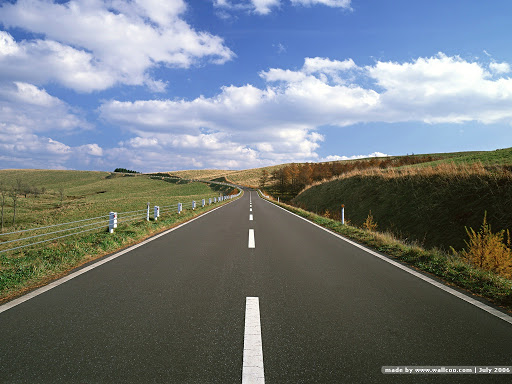
#> input picture hw3/origin/road4.jpeg, 512 x 384 px
$ python hw3.py
#> lines starting #> are read from the running program, lines starting #| are printed output that depends on the picture; after the words box and inside, x2 and y2 are one past the last pixel; in counts of white or black regions, pixels touching at a corner belong together
import cv2
import numpy as np

def toGray(image):
    return cv2.cvtColor(image, cv2.COLOR_BGR2GRAY)

def thresholding(image, thresholdValue, maxValue, thresholdType):
    return cv2.threshold(image, thresholdValue, maxValue, thresholdType)[1]

def gaussianBlur(image, kernelSize):
    return cv2.GaussianBlur(image, (kernelSize, kernelSize), 0)

def canny(image, kernelSize, minThreshold, maxThreshold):
    return cv2.Canny(image, minThreshold, maxThreshold)

def dilate(image, kernelSize, iterations):
    morph_kernel = cv2.getStructuringElement(cv2.MORPH_RECT, (kernelSize, kernelSize))
    return cv2.dilate(image, morph_kernel, iterations=iterations)

folder = "origin/"
road = folder + "road4"
src = cv2.imread(road +'.jpeg')
#> src is the input picture: shape (384, 512, 3); mean B, G, R 126.5, 122.2, 114.7
src = gaussianBlur(src, 3)
graySrc = toGray(src)
#> in toGray, `return cv2.cvtColor(image, cv2.COLOR_BGR2GRAY)`:
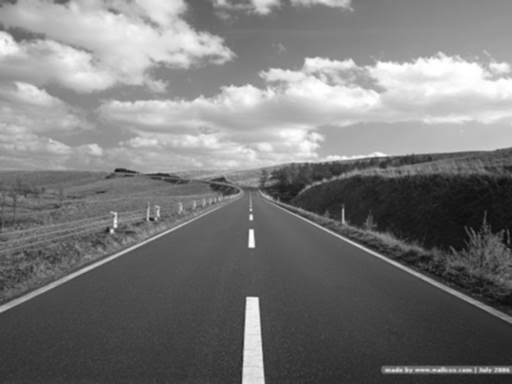
#> returned value: shape (384, 512); min 13, max 255, mean 120.5
rows,cols  =  src.shape[:2]
#> rows = 384; cols = 512
kernel = np.array( [[1, 2, 4],
					[128, 0, 8],
					[64, 32, 16]])

# [13 lines of commented-out code are left out]

aveList, stdDevList = cv2.meanStdDev(graySrc)
#> aveList = [120.5]; stdDevList = [60.79]
ave = aveList[0][0]
#> ave = 120.5
stdDev = stdDevList[0][0]
#> stdDev = 60.79
o1 = np.where((graySrc < ave - stdDev), 255, 0).astype(np.uint8)
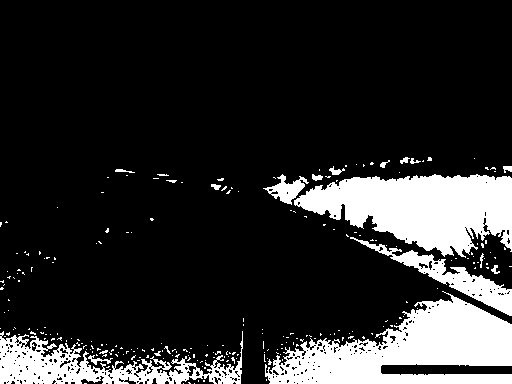
#> o1: shape (384, 512); 17.1% white; 247 white regions (228 under 20 px), largest, box (x1, y1, x2, y2) and area: (265, 291, 512, 384) 12263, (294, 174, 512, 258) 11508, (0, 331, 243, 384) 5320
o2 = np.where((graySrc > ave - stdDev) & (graySrc < ave), 255, 0).astype(np.uint8)
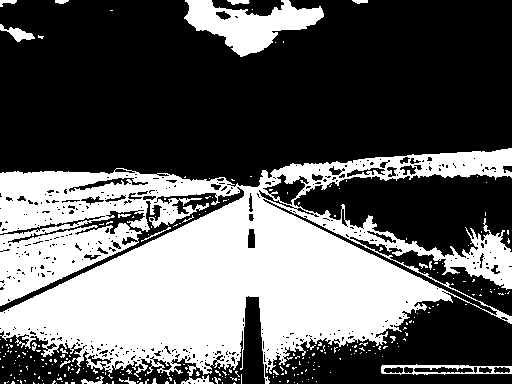
#> o2: shape (384, 512); 37.6% white; 270 white regions (250 under 20 px), largest, box (x1, y1, x2, y2) and area: (0, 148, 512, 384) 67311, (184, 0, 324, 57) 3908, (381, 364, 512, 375) 633
o3 = np.where((graySrc > ave) & (graySrc < ave + stdDev), 255, 0).astype(np.uint8)
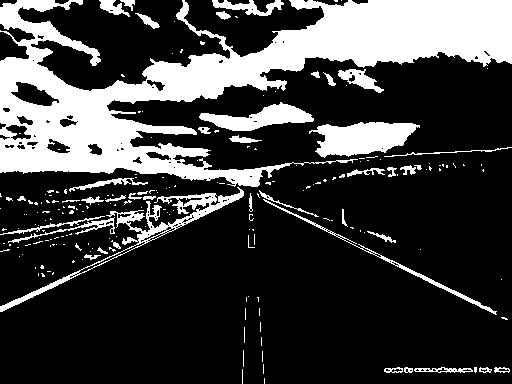
#> o3: shape (384, 512); 24.4% white; 209 white regions (167 under 20 px), largest, box (x1, y1, x2, y2) and area: (0, 0, 512, 187) 35401, (309, 122, 420, 158) 2591, (0, 187, 244, 312) 2430
o4 = np.where((graySrc > ave + stdDev), 255, 0).astype(np.uint8)
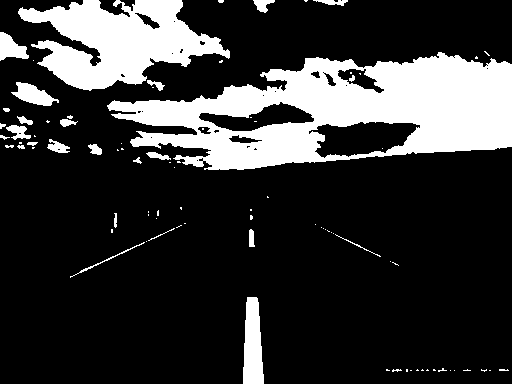
#> o4: shape (384, 512); 21% white; 87 white regions (60 under 20 px), largest, box (x1, y1, x2, y2) and area: (107, 52, 512, 170) 26152, (18, 0, 230, 91) 10617, (243, 297, 264, 384) 1432

result = np.zeros((rows,cols, 3),np.uint8)
result[o1 == 255] = (255, 0, 0)
result[o2 == 255] = (0, 255, 0)
result[o3 == 255] = (0, 0, 255)
result[o4 == 255] = (255, 255, 0)

cv2.imshow("o1", o1)
cv2.imshow("o2", o2)
cv2.imshow("o3", o3)
cv2.imshow("o4", o4)
cv2.imshow("result", result)
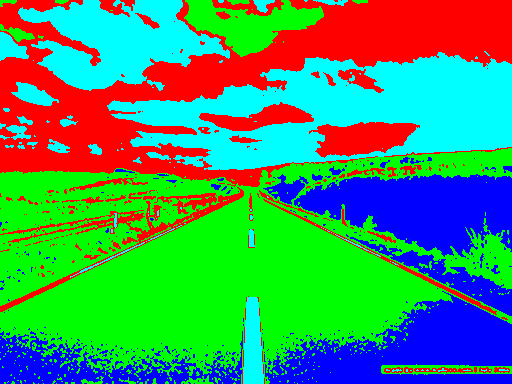
#> window 'result': shape (384, 512, 3); mean B, G, R 97.1, 149.3, 62.1
cv2.waitKey(0)

$ run again, with hw3/origin/road3.jpeg copied over hw3/origin/road4.jpeg
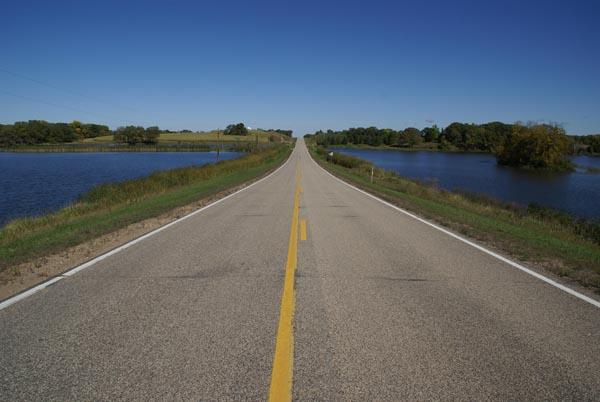
#> input picture hw3/origin/road3.jpeg, 600 x 402 px
#> src is the input picture: shape (402, 600, 3); mean B, G, R 109.9, 101, 92.3
#> aveList = [99.46]; stdDevList = [29.72]
#> ave = 99.46
#> stdDev = 29.72
#> `o1 = np.where((graySrc < ave - stdDev), 255, 0).astype(np.uint8)`:
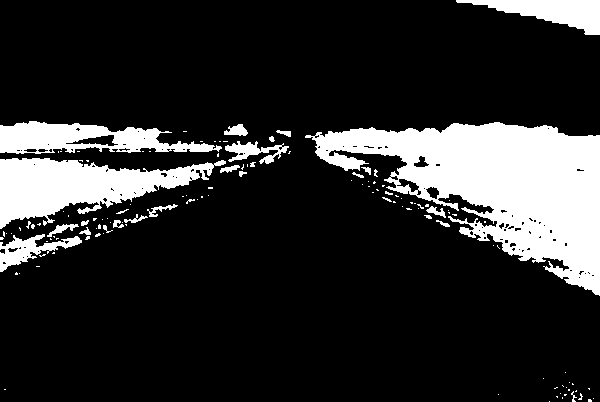
#> o1: shape (402, 600); 17.5% white; 128 white regions (101 under 20 px), largest, box (x1, y1, x2, y2) and area: (305, 122, 600, 296) 24171, (0, 158, 226, 229) 7916, (0, 121, 222, 154) 4106
#> o2: shape (402, 600); 27.2% white; 617 white regions (559 under 20 px), largest, box (x1, y1, x2, y2) and area: (0, 0, 600, 92) 30078, (0, 124, 297, 288) 11919, (452, 278, 600, 402) 9716
#> o3: shape (402, 600); 40.6% white; 357 white regions (328 under 20 px), largest, box (x1, y1, x2, y2) and area: (0, 198, 290, 402) 35506, (290, 205, 577, 402) 30422, (0, 40, 600, 136) 26005
#> o4: shape (402, 600); 14.8% white; 222 white regions (216 under 20 px), largest, box (x1, y1, x2, y2) and area: (0, 83, 600, 402) 34728, (345, 286, 358, 298) 51, (203, 222, 215, 236) 48, (300, 277, 312, 283) 26, (352, 299, 358, 305) 21, (313, 284, 318, 290) 20
#> `cv2.imshow("result", result)`:
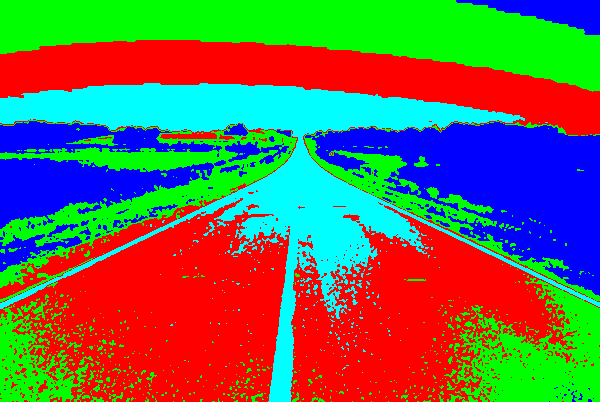
#> window 'result': shape (402, 600, 3); mean B, G, R 82.2, 107.1, 103.4

$ run again, with hw3/origin/road5.jpeg copied over hw3/origin/road4.jpeg
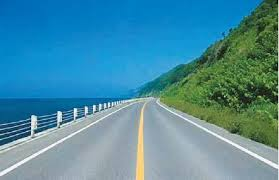
#> input picture hw3/origin/road5.jpeg, 279 x 180 px
#> src is the input picture: shape (180, 279, 3); mean B, G, R 160.1, 140.5, 75.5
#> aveList = [123.2]; stdDevList = [36.5]
#> ave = 123.2
#> stdDev = 36.5
#> `o1 = np.where((graySrc < ave - stdDev), 255, 0).astype(np.uint8)`:
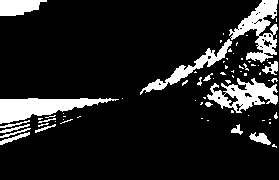
#> o1: shape (180, 279); 13% white; 70 white regions (53 under 20 px), largest, box (x1, y1, x2, y2) and area: (0, 98, 119, 124) 1533, (229, 0, 278, 63) 1297, (207, 78, 278, 113) 1203
#> o2: shape (180, 279); 47% white; 52 white regions (45 under 20 px), largest, box (x1, y1, x2, y2) and area: (0, 0, 279, 149) 22747, (60, 100, 115, 125) 258, (0, 117, 31, 136) 186
#> o3: shape (180, 279); 18.2% white; 135 white regions (122 under 20 px), largest, box (x1, y1, x2, y2) and area: (60, 48, 206, 92) 2907, (0, 103, 144, 180) 2888, (145, 101, 277, 180) 2217
#> o4: shape (180, 279); 21.8% white; 19 white regions (18 under 20 px), largest, box (x1, y1, x2, y2) and area: (0, 97, 279, 180) 10822
#> `cv2.imshow("result", result)`:
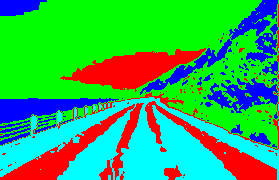
#> window 'result': shape (180, 279, 3); mean B, G, R 88.7, 175.4, 46.3
